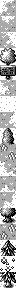

Rendered tile map (Tiled .tmx) drawn with the repository's tilesets; below, a short description and the full map source, tile grids included:
An orthogonal 2x36 tile map with 8x8 px tiles, 1 tile layer (metatiles), 2 tilesets.

<map height="36" orientation="orthogonal" renderorder="right-down" tileheight="8" tilewidth="8" width="2">
	<tileset firstgid="1" tilewidth="8" tileheight="8">
		<image source="../../../gfx/tilesets/image_16_4c50.png" />
	</tileset>
	<tileset firstgid="55" tilewidth="8" tileheight="8">
		<image source="../../../gfx/tilesets/gfx_06b_4be0.png" />
	</tileset>
	<layer height="36" id="1" name="metatiles" width="2">
		<data encoding="csv">
2, 4,
3, 5,
6, 8,
7, 9,
10, 12,
11, 13,
14, 16,
15, 17,
18, 20,
19, 21,
22, 24,
23, 25,
26, 28,
27, 29,
30, 31,
7, 32,
33, 35,
34, 36,
37, 38,
7, 39,
40, 42,
41, 43,
30, 38,
44, 45,
30, 47,
46, 48,
49, 51,
50, 52,
30, 39,
37, 53,
55, 57,
56, 58,
59, 61,
60, 62,
63, 65,
64, 66</data>
	</layer>
</map>
